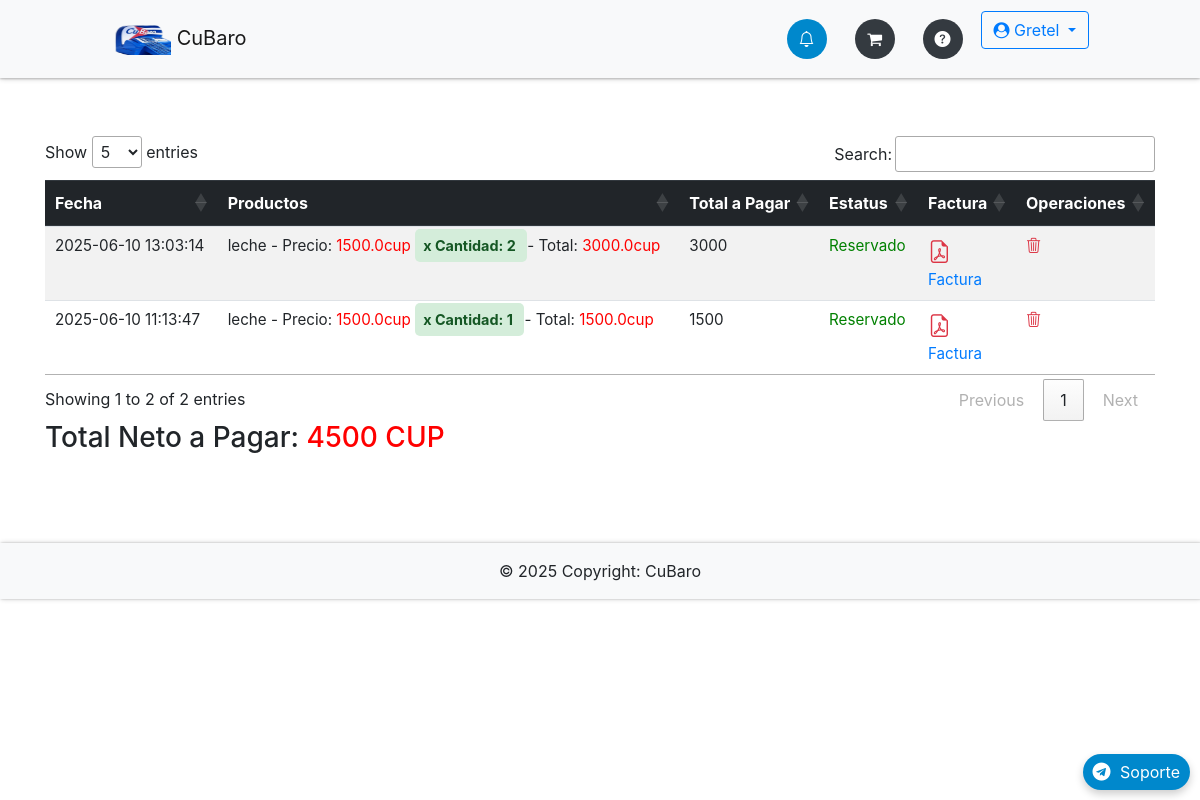
Screenshot of /orders (signed in) with the database file from the repository.
### app/db_models.py (models this page shows, shortened)
class User(UserMixin, db.Model):
    __tablename__ = "users"
    id = db.Column(db.Integer, primary_key=True)
    name = db.Column(db.Text, nullable=False)
    email = db.Column(db.String(50), nullable=False, unique=True)
    phone = db.Column(db.String(50), nullable=False)
    password = db.Column(db.String(250), nullable=False)
    admin = db.Column(db.Integer, nullable=False, default=0)
    email_confirmed = db.Column(db.Integer, nullable=False, default=1)
    created_by = db.Column(db.Integer, db.ForeignKey('users.id'), nullable=True)  # ID del creador
    registration_date = db.Column(db.DateTime, default=lambda: datetime.now(timezone.utc))  # Fecha de registro
    membership_expiration = db.Column(db.DateTime, nullable=True)  # Fecha de vencimiento de membresía
    updated_at = db.Column(db.DateTime, default=lambda: datetime.now(timezone.utc))  # Fecha de expiracion de Codigo de recuperacion empleado
    membership_id = db.Column(db.Integer, db.ForeignKey('memberships.id'), nullable=False)  # Relación con membresía
    membership = db.relationship('Membership', backref='users')
    employees = db.relationship('User', backref='creator', remote_side=[id], lazy='select')  # Relación empleados
    cart = db.relationship('Cart', backref='buyer')
    orders = db.relationship("Order", backref='customer', foreign_keys="[Order.uid]")  # Relación con clave foránea especificada
    master_key = db.Column(db.String(100), unique=True)

class Order(db.Model):
    __tablename__ = "orders"
    id = db.Column(db.Integer, primary_key=True)
    uid = db.Column(db.Integer, db.ForeignKey('users.id'), nullable=False)  # Clave foránea del cliente
    date = db.Column(db.DateTime, nullable=False)
    status = db.Column(db.String(50), nullable=False)
    items = db.relationship("Ordered_item", backref="order", cascade="all, delete-orphan")

class Ordered_item(db.Model):
    __tablename__ = "ordered_items"
    id = db.Column(db.Integer, primary_key=True)
    oid = db.Column(db.Integer, db.ForeignKey('orders.id'))
    itemid = db.Column(db.Integer, db.ForeignKey('items.id'))
    quantity = db.Column(db.Integer, nullable=False)

class Item(db.Model):
    __tablename__ = "items"
    id = db.Column(db.Integer, primary_key=True)
    name = db.Column(db.String(100), nullable=False)
    price = db.Column(db.Float, nullable=False)
    category = db.Column(db.Text, nullable=False)
    image = db.Column(db.String(250), nullable=False)
    details = db.Column(db.String(250), nullable=False)
    stock_min = db.Column(db.Integer, default=0)
    costo = db.Column(db.Integer)
    stock = db.Column(db.Integer, default=0)
    created_by = db.Column(db.Integer, db.ForeignKey('users.id'), nullable=False)  # Vincular con el creador
    creator = db.relationship('User', backref='items_created')  # Relación con el usuario que creó el producto
    orders = db.relationship('Ordered_item', backref='item', lazy=True, cascade="all, delete, delete-orphan")
    in_cart = db.relationship("Cart", backref="item", lazy=True, cascade="all, delete, delete-orphan")

### app/__init__.py (the view)
    @app.route('/orders')
    @login_required
    def orders():
        return render_template('orders.html', orders=current_user.orders)

### app/templates/orders.html (shortened to what this page needs)
{% extends "base.html" %}
{% block content %}
{% if not orders %}
<div class="flash-error">
    Aún no has realizado ningún pedido.<br>
    <a type="button" class="mb-2 btn btn-outline-info" href="{{ url_for('home') }}">Agregar Nuevos Artículos</a>
</div>
{% else %}
<div class="table-responsive">
    <table class="table table-striped table-hover">
        <thead class="thead-dark">
            <tr>
                <th>Fecha</th>
                <th>Productos</th>
                <th>Total a Pagar</th>
                <th>Estatus</th>
                <th>Factura</th>
                <th>Operaciones</th>
            </tr>
        </thead>
        <tbody>
            {% for order in orders %}
            {% if order.status != 'Libre' %}
            <tr data-order-id="{{ order.id }}" data-order-status="{{ order.status }}" data-order-total="0">
                <td>{{ order.date.strftime('%Y-%m-%d %H:%M:%S') }}</td>
                <td>
                    <div class="order-items">
                        {% for item in order.items %}
                        {% set item_price = item.item.price %}
                        {% set item_total = item_price * item.quantity %}
                        <div class="my" data-item-price="{{ item_price }}" data-item-quantity="{{ item.quantity }}"
                            data-item-total="{{ item_total }}">
                            {{ item.item.name }} - Precio: <span style="color: red;">{{ item_price }}cup</span>
                            <span class="success">x Cantidad: {{ item.quantity }} </span>- Total: <span
                                style="color: red;">{{ item_total }}cup</span><br>
                        </div>
                        {% endfor %}
                    </div>
                </td>
                <td class="order-total">0</td>
                <td class="order-status">
                    {% if order.status == 'Reservado' %}
                    <span style="color: green;">{{ order.status }}</span>
                    {% elif order.status == 'Pagado' %}
                    <span style="color: red;">{{ order.status }}</span>
                    {% else %}
                    {{ order.status }}
                    {% endif %}
                </td>
                <td>
                    <a href="#" class="factura-link" data-order-id="{{ order.id }}">
                        <i class="bi bi-file-earmark-pdf" style="color: #dc3545; font-size: 1.5em;"></i> Factura
                    </a>
                </td>
                <td>
                    <a href="#" class="delete-order-link" data-order-id="{{ order.id }}">
                        <i class="bi bi-trash3 text-danger"></i>
                    </a>
                </td>
            </tr>
            {% endif %}
            {% endfor %}
        </tbody>
    </table>
</div>
<div>
    <h3>Total Neto a Pagar: <span id="total-reservado" style="color: red;"></span></h3>
</div>
{% endif %}
{% endblock %}

### app/templates/base.html (shortened to what this page needs)
{% import "bootstrap/wtf.html" as wtf %}
<!DOCTYPE html>
<html lang="en">
<head>
  <link rel="stylesheet" href="https://maxcdn.bootstrapcdn.com/bootstrap/4.0.0/css/bootstrap.min.css"
>
  <link href="https://cdn.jsdelivr.net/gh/gitbrent/bootstrap4-toggle@3.6.1/css/bootstrap4-toggle.min.css"
    rel="stylesheet">
  <link rel="stylesheet" type="text/css" href="{{ url_for('static', filename='styles.css') }}">
  <link rel="stylesheet" href="https://cdnjs.cloudflare.com/ajax/libs/font-awesome/4.7.0/css/font-awesome.min.css">
  <link rel="stylesheet" href="https://cdnjs.cloudflare.com/ajax/libs/animate.css/4.1.1/animate.min.css" />
  <link rel="stylesheet" href="https://cdn.jsdelivr.net/npm/bootstrap-icons@1.11.3/font/bootstrap-icons.min.css">
  <link rel="stylesheet" type="text/css" href="https://cdn.datatables.net/1.13.7/css/jquery.dataTables.min.css">
  <link href="https://cdn.jsdelivr.net/npm/bootstrap-switch-button/css/bootstrap-switch-button.min.css"
    rel="stylesheet">
</head>
<body>
  <nav
    class="navbar navbar-expand-lg {% if request.path.startswith('/admin') %}navbar-dark bg-dark{% else %}navbar-light bg-light{% endif %} fixed-top">
    <div class="container-fluid">
      <a class="navbar-brand" href="{{ url_for('home') }}" data-toggle="tooltip" title="Inicio">
        <img src="{{ url_for('static', filename='img/logoo.png') }}" height="30" width="60" alt="CuBaro Logo"> CuBaro
      </a>
      <ul class="navbar-nav d-flex flex-row ml-auto">
        <div class="d-flex justify-content-center">
          {% if not current_user.is_authenticated %}
          {% if request.path.startswith('/admin') %}
          <li class="nav-item {% if request.endpoint == 'login' %}active{% endif %}">
            <a class="nav-link" href="{{ url_for('login') }}" data-toggle="tooltip" title="Iniciar Sesión">
              <div class="icon-circle">
                <i class="bi bi-box-arrow-in-right"></i>
              </div>
            </a>
          </li>
          {% else %}
          <a class="btn btn-outline-primary mr-2 {% if request.endpoint == 'login' %}active{% endif %}"
            href="{{ url_for('login') }}">Iniciar Sesión</a>
          <a class="btn btn-outline-primary {% if request.endpoint == 'register_admin' %}active{% endif %}"
            href="{{ url_for('register_admin') }}">Registrarse</a>
          {% endif %}
          {% else %}
          <li class="nav-item mr-2 {% if request.endpoint == 'orders' %}active{% endif %}">
            <a class="nav-link" href="{{ url_for('orders') }}" data-toggle="tooltip" title="Órdenes">
              <div class="icon-circle">
                <i class="bi bi-bell"></i>
              </div>
            </a>
          </li>
          {% if request.path.startswith('/admin') %}
          <li class="nav-item mr-2 {% if request.endpoint == 'admin.dashboard' %}active{% endif %}">
            <a class="nav-link" href="{{ url_for('admin.dashboard') }}" data-toggle="tooltip" title="Panel">
              <div class="icon-circle">
                <i class="bi bi-speedometer2"></i>
              </div>
            </a>
          </li>
          <li class="nav-item mr-2 {% if request.endpoint == 'admin.items' %}active{% endif %}">
            <a class="nav-link" href="{{ url_for('admin.items') }}" data-toggle="tooltip" title="Productos">
              <div class="icon-circle">
                <i class="bi bi-bag-fill"></i>
              </div>
            </a>
          </li>
          <li class="nav-item mr-2 {% if request.endpoint == 'admin.statictics' %}active{% endif %}">
            <a class="nav-link" href="{{ url_for('admin.statictics') }}" data-toggle="tooltip" title="Estadísticas">
              <div class="icon-circle">
                <i class="bi bi-graph-up-arrow"></i>
              </div>
            </a>
          </li>
          <li class="nav-item mr-2 {% if request.endpoint == 'admin.configuracion' %}active{% endif %}">
            <a class="nav-link" href="{{ url_for('admin.configuracion') }}" data-toggle="tooltip" title="Configuración">
              <div class="icon-circle">
                <i class="bi bi-sliders"></i>
              </div>
            </a>
          </li>
          <li class="nav-item mr-2">
            <a class="nav-link" data-toggle="modal" data-target="#fullScreenModal" title="Herramientas">
              <div class="icon-circle">
                <i class="bi bi-tools"></i>
              </div>
            </a>
          </li>
          {% else %}
          <li class="nav-item mr-2 {% if request.endpoint == 'cart' %}active{% endif %}">
            <a class="nav-link" href="{{ url_for('cart') }}" data-toggle="tooltip" title="Carrito">
              <div class="icon-circle">
                <i class="fa fa-shopping-cart"></i>
              </div>
            </a>
          </li>
          <li class="nav-item mr-2">
            <a class="nav-link" href="{{ url_for('membership_plans') }}" data-toggle="tooltip" title="FAQ">
              <div class="icon-circle">
                <i class="bi bi-question-circle-fill"></i>
              </div>
            </a>
          </li>
          {% endif %}
          <div class="dropdown ml-auto">
            <a class="btn btn-outline-primary dropdown-toggle" href="#" id="navbarDropdown" role="button"
              data-toggle="dropdown" aria-haspopup="true" aria-expanded="false">
              <i class="fa fa-user-circle"></i> {{ current_user.name }}
            </a>
          </div>
          {% endif %}
        </div>
      </ul>
    </div>
  </nav>
  <div class="container">
    <div class="main">
      {% block content %}{% endblock %}
      <a href="https://t.me/CuBaro_soporte" target="_blank" class="telegram-float">
        <i class="fa fa-telegram fa-2x"></i> Soporte
      </a>
    </div>
  </div>
  <footer class="bg-light text-center text-lg-start">
    <div class="text-center p-3">
      © {{ now.year }} Copyright: CuBaro
    </div>
  </footer>
</body>
</html>

### app/static/styles.css (style rules this page uses)
:root { --white: #eceff3; --primary-blue: #007bff; --dark-bg: #343a40; --error-red: #ff4c4c; --success-green: #00e676; --chart-red: #ff6384; --chart-blue: #36a2eb; --chart-purple: #cc65fe; --chart-yellow: #ffce56; --chart-green: #2ecc71; --telegram-blue: #0088cc; --telegram-hover: #3688b183; --shadow-light: rgba(0, 0, 0, 0.2); --shadow-dark: rgba(0, 0, 0, 0.19); }
body { padding-top: 80px; }
.main { padding: 10vh 0; }
.navbar { padding: 0.7rem 6rem; box-shadow: 0 1px 2px 0 var(--shadow-light), 0 1px 5px 0 var(--shadow-dark); position: fixed; top: 0; z-index: 1050; background-color: var(--dark-bg); width: 100%; }
.navbar-nav { gap: 3px; display: flex; align-items: center; }
.icon-circle { display: flex; align-items: center; justify-content: center; width: 40px; height: 40px; border-radius: 50%; background-color: var(--dark-bg); color: white; margin: 0 2px; transition: background-color 0.3s, color 0.3s; }
.nav-item.active .icon-circle { background-color: var(--telegram-blue); color: white; }
footer { box-shadow: 1px 0 2px 0 var(--shadow-light), 1px 0 5px 0 var(--shadow-dark); }
table.dataTable { margin: 0 auto; width: 100%; }
table.dataTable th { color: white; background-color: var(--dark-bg); padding: 15px; }
table.dataTable tr { border-bottom: 1px solid #0046C2; }
table.dataTable td { padding: 15px 30px; }
.flash-error, .help-block, .success { text-align: center; padding: 5px; font-weight: bold; max-width: 400px; margin: 0 auto; }
.success { color: var(--success-green); }
.table-responsive { overflow-x: auto; }
.telegram-float { position: fixed; bottom: 20px; right: 20px; background-color: var(--telegram-blue); color: white; padding: 10px 20px; border-radius: 25px; text-decoration: none; box-shadow: 0 4px 8px var(--shadow-light); transition: background-color 0.3s, transform 0.3s ease; z-index: 9999; }
.telegram-float i { margin-right: 5px; }
body { padding-bottom: 70px; padding-top: 56px; overflow-x: hidden; }
.flash-error, .success { padding: 10px; margin: 10px 0; border-radius: 5px; text-align: center; max-width: 400px; margin-left: auto; margin-right: auto; }
.success { background-color: #d4edda; color: #155724; }
@media (min-width: 992px) { .telegram-float { bottom: 10px; right: 10px; padding: 6px 10px; } }
@media (min-width: 992px) { .telegram-float i { font-size: 18px; } }
@media (min-width: 992px) { .flash-error, .success { padding: 8px; font-size: 0.9rem; } }
table.dataTable th { color: white; background-color: var(--dark-bg, #343a40); padding: 15px; font-size: 1rem; }
table.dataTable td { padding: 15px 30px; font-size: 0.95rem; }

### rows the page displays
User: name "Gretel"
Order: date "2025-06-10 13:03:14", status "Reservado"
Ordered_item: item.name "leche", quantity "2", item_total "3000.0"
Item: price "1500.0"
Order: date "2025-06-10 11:13:47", status "Reservado"
Ordered_item: item.name "leche", quantity "1", item_total "1500.0"
